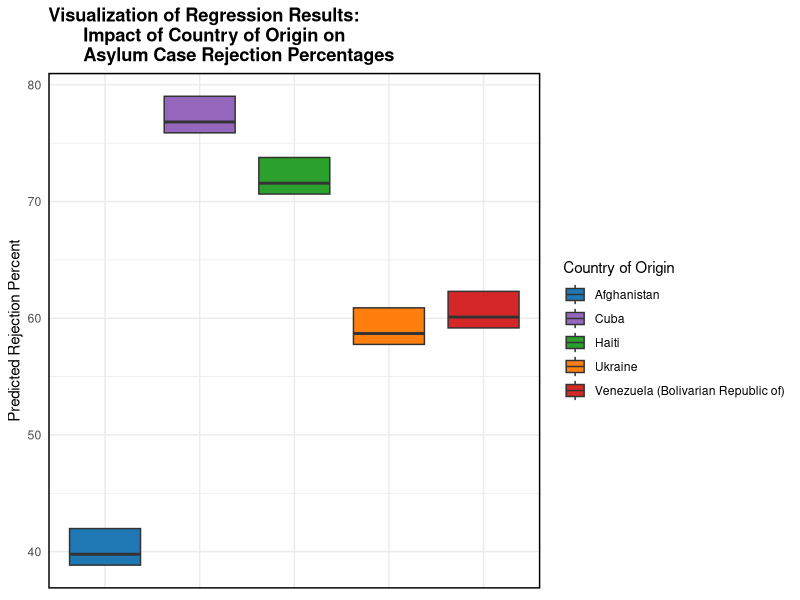
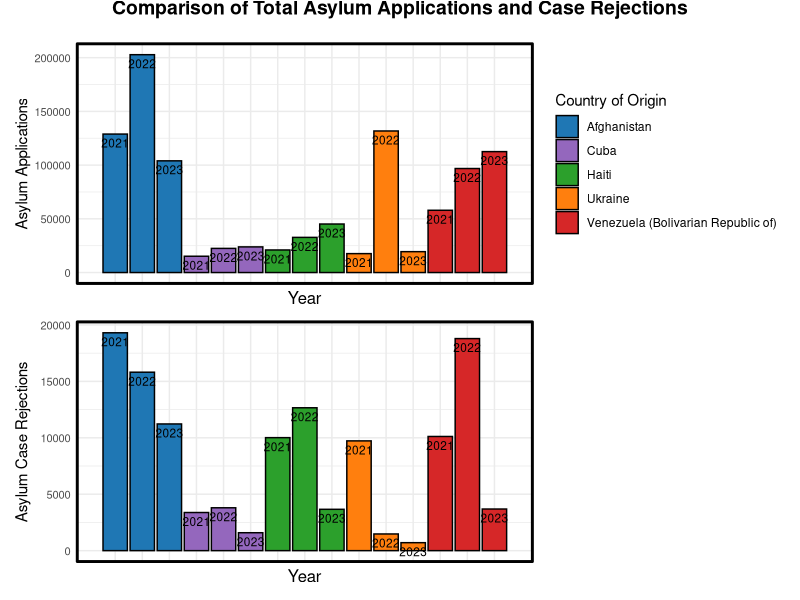

The R script that drew these images, in order:
library(tidyverse)
library(knitr)
library(patchwork)
library(cowplot)
library(kableExtra)

#Loading Data

setwd("C:/Users/emory/Documents/Intro to Data and Statistics/Datasets")
df = read.csv("UNHCR Asylum Data.csv")


#Filtering, renaming, and mutating variables  

World_data <- read.csv("UNHCR Asylum Data.csv")%>%
  filter(Country.of.origin == "Ukraine"| Country.of.origin == "Cuba"| Country.of.origin
         == "Afghanistan"| Country.of.origin == "Haiti"| Country.of.origin ==
           "Venezuela (Bolivarian Republic of)")%>%
  filter(Cases...Persons == "P")%>%
  filter(Year>= 2021)%>%
  group_by(Country.of.asylum, Country.of.origin, Year)%>%
  summarize(Recognized.decisions = sum(Recognized.decisions), 
            Complementary.protection = sum(Complementary.protection),
            Rejected.decisions = sum(Rejected.decisions),
            Otherwise.closed = sum(Otherwise.closed), 
            Total.decisions = sum(Total.decisions))%>%
  mutate(
    Rejected.percent.overall = ((Rejected.decisions + Otherwise.closed) / Total.decisions) * 100,
    Rejected.case.percent = (Rejected.decisions / Total.decisions) * 100,
    Rejected.admin.percent = (Otherwise.closed / Total.decisions) * 100)


#CREATION OF 1ST VISUALIZATION: Creating 2 bar graphs comparing the number of
#asylum applications and asylum rejections by country of origin of applicants

#Separating data by total asylum applicants

asylum_table <- World_data %>%
  group_by(Country.of.origin, Year) %>%
  summarize(Total_Asylum_Seekers = sum(Total.decisions))


#Separating data by total asylum rejected decisions 

asylum_table_rejections <- World_data%>%
  group_by(Country.of.origin, Year) %>%
  summarise(Total_asylum_case_rejections = sum(Rejected.decisions))


#Assigning colors to each country of origin

country_colors <- c(
  "Afghanistan" = "#1f77b4", 
  "Ukraine" = "#ff7f0e", 
  "Haiti" = "#2ca02c", 
  "Venezuela (Bolivarian Republic of)" = "#d62728",
  "Cuba" = "#9467bd"
)

asylum_table$Country_Year <- paste(asylum_table$Country.of.origin, asylum_table$Year, sep = "_")


asylum_table_rejections$Country_Year <- paste(asylum_table_rejections$Country.of.origin, asylum_table_rejections$Year, sep = "_")



desired_order <- c(
  "Afghanistan_2021", "Afghanistan_2022", "Afghanistan_2023",
  "Cuba_2021", "Cuba_2022", "Cuba_2023",
  "Haiti_2021", "Haiti_2022", "Haiti_2023",
  "Ukraine_2021", "Ukraine_2022", "Ukraine_2023",
  "Venezuela (Bolivarian Republic of)_2021", "Venezuela (Bolivarian Republic of)_2022", "Venezuela (Bolivarian Republic of)_2023"
)

asylum_table$Country_Year <- factor(asylum_table$Country_Year, levels = desired_order)
asylum_table_rejections$Country_Year <- factor(asylum_table_rejections$Country_Year, levels = desired_order)

#Creating plot of total asylum applications 

plot_total_asylum <- ggplot(asylum_table, aes(x = Country_Year, y = Total_Asylum_Seekers, fill = Country.of.origin)) +
  geom_bar(stat = "identity", position = "dodge", colour = "black") +
  geom_text(aes(label = Year), position = position_dodge(width = 1), vjust = 1.5, size = 3) +  
  labs(x = "Year", 
       y = "Asylum Applications",
       fill = "Country of Origin") +
  scale_fill_manual(values = country_colors) +
  theme_minimal() +
  theme(axis.text.x = element_blank(),  
        axis.title.x = element_text(size = 12),  
        axis.text.y = element_text(size = 8),
        panel.border = element_rect(color = "black", fill = NA, size = 1),
        plot.title = element_text(size = 12)) +  
  coord_cartesian(clip = "off") +  
  scale_x_discrete(expand = c(0.1, 0))  


#Creating plot of total asylum rejections 

plot_rejections <- ggplot(asylum_table_rejections, aes(x = Country_Year, y = Total_asylum_case_rejections, fill = Country.of.origin)) +
  geom_bar(stat = "identity", position = "dodge", colour = "black") +
  geom_text(aes(label = Year), position = position_dodge(width = 1), vjust = 1.5, size = 3) +  
  labs(x = "Year",  
       y = "Asylum Case Rejections") +
  scale_fill_manual(values = country_colors) +
  theme_minimal() +
  theme(axis.text.x = element_blank(),  
        axis.title.x = element_text(size = 12),  
        axis.text.y = element_text(size = 8),
        panel.border = element_rect(color = "black", fill = NA, size = 1),
        plot.title = element_text(size = 12)) +  
  theme(legend.position = "none") +
  coord_cartesian(clip = "off") +  
  scale_x_discrete(expand = c(0.1, 0))  

#Combining plots together 

combined_plots <- plot_total_asylum / plot_rejections


combined_plots_with_title <- ggdraw() +
  draw_label("Comparison of Total Asylum Applications and Case Rejections", 
             x = 0.5, y = 0.98, 
             hjust = 0.5, vjust = 1, 
             size = 14,  
             fontface = "bold")


final_plot <- cowplot::plot_grid(
  combined_plots_with_title,
  combined_plots,
  ncol = 1,
  rel_heights = c(0.05, 1)  
)




#CREATION OF 2ND VISUALIZATION: BOXPLOT UTILIZINIG REGRESSION RESULTS


#Regression 
Broad_Regression<-lm(data = World_data, formula = Rejected.percent.overall ~ Country.of.origin+as.factor(Year))

predictions <- data.frame(World_data$Country.of.origin, predict(Broad_Regression))


colnames(predictions) <- c("Country.of.origin", "Predicted_Rejection")


#Assigning color values to countries of origin

country_colors <- c("Afghanistan" = "#1f77b4", 
                    "Ukraine" = "#ff7f0e", 
                    "Haiti" = "#2ca02c", 
                    "Venezuela (Bolivarian Republic of)" = "#d62728",
                    "Cuba" = "#9467bd")


#Creation of Boxplot utilizing regression 

boxplot_plot <- ggplot(predictions, aes(x = Country.of.origin, y = Predicted_Rejection, fill = Country.of.origin)) +
  geom_boxplot() +
  labs(x = NULL, y = "Predicted Rejection Percent", title = "Visualization of Regression Results: 
       Impact of Country of Origin on 
       Asylum Case Rejection Percentages")+
  scale_fill_manual(values = country_colors, name = "Country of Origin") + 
  theme_minimal()+
  theme(axis.text.x = element_blank(),  
        panel.border = element_rect(color = "black", fill = NA, size = 1),
        plot.title = element_text(face = "bold"))


boxplot_plot
print(final_plot)
